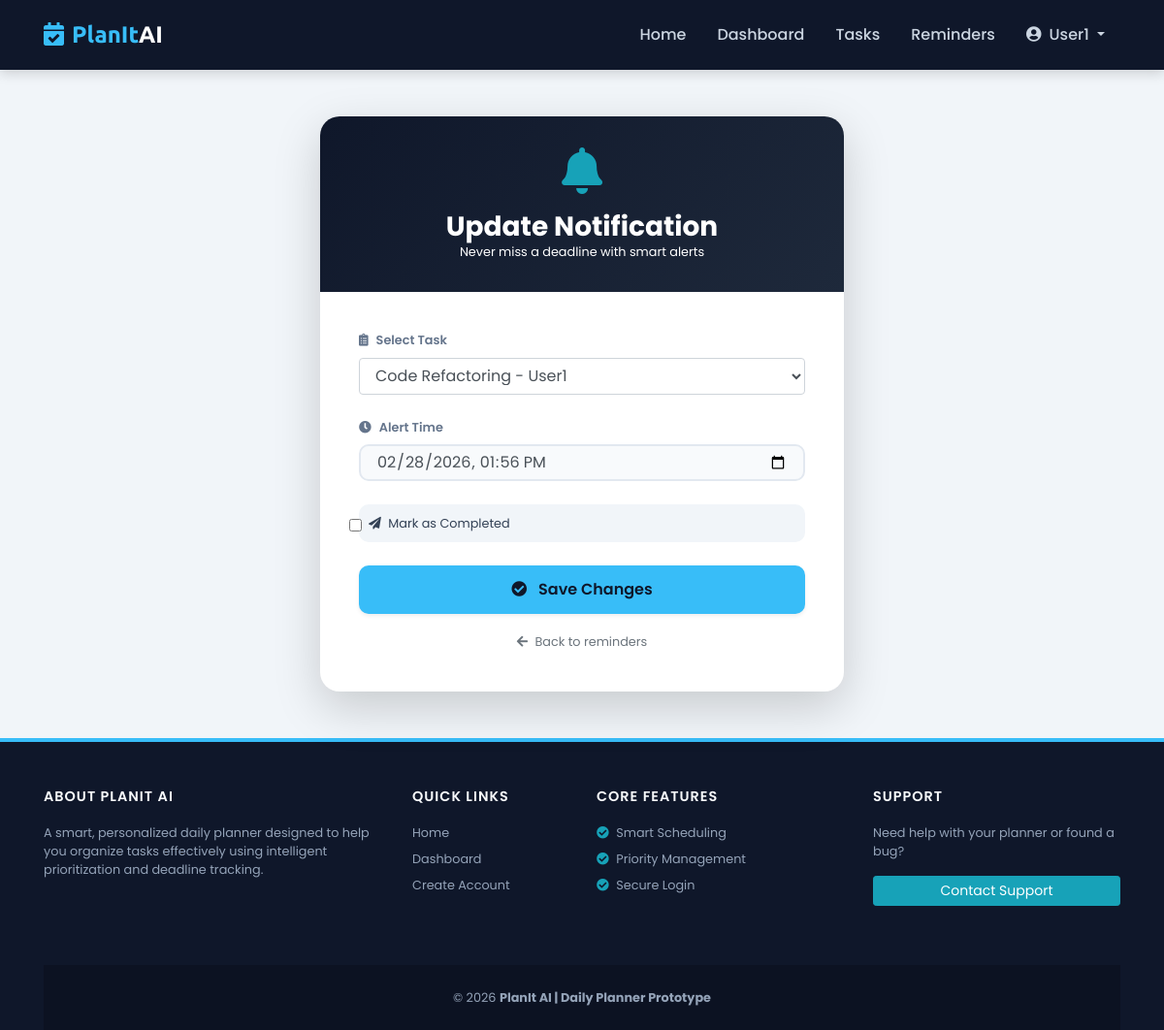
The page /reminders/1/edit/ (signed in) on the database its author committed.
### myapp/models.py (models this page shows, shortened)
class CustomerUser(models.Model):
    STATUS_CHOICES = (
        ('active', 'Active'),
        ('inactive', 'Inactive'),
        ('banned', 'Banned'),
    )
    user_id = models.AutoField(primary_key=True)
    username = models.CharField(max_length=150, unique=True)
    email = models.EmailField(unique=True)
    password = models.CharField(max_length=255)
    full_name = models.CharField(max_length=150, blank=True, null=True)
    profile_image = models.ImageField(upload_to='profiles/', blank=True, null=True)
    bio = models.TextField(blank=True, null=True)
    phone = models.CharField(max_length=20, blank=True, null=True)
    gender = models.CharField(
        max_length=10,
        choices=[('Male', 'Male'), ('Female', 'Female'), ('Other', 'Other')],
        blank=True,
        null=True
    )
    dob = models.DateField(blank=True, null=True)
    country = models.CharField(max_length=100, blank=True, null=True)
    work_start_time = models.TimeField(default="09:00")
    work_end_time = models.TimeField(default="17:00")
    preferred_focus_duration = models.IntegerField(default=60)
    preferred_reminder_minutes_before = models.IntegerField(default=15)
    status = models.CharField(max_length=10, choices=STATUS_CHOICES, default='active')
    last_login = models.DateTimeField(auto_now=True)
    created_at = models.DateTimeField(auto_now_add=True)
    updated_at = models.DateTimeField(auto_now=True)

class Task(models.Model):
    PRIORITY_CHOICES = (
        (1, 'High'),
        (2, 'Medium'),
        (3, 'Low'),
    )
    STATUS_CHOICES = (
        ('pending', 'Pending'),
        ('completed', 'Completed'),
        ('overdue', 'Overdue'),
    )
    RECURRENCE_CHOICES = (
        ('none', 'None'),
        ('daily', 'Daily'),
        ('weekly', 'Weekly'),
        ('monthly', 'Monthly'),
    )
    task_id = models.AutoField(primary_key=True)
    user = models.ForeignKey(CustomerUser, on_delete=models.CASCADE, related_name='tasks')
    category = models.ForeignKey(Category, on_delete=models.SET_NULL, null=True, blank=True)
    title = models.CharField(max_length=255)
    description = models.TextField(blank=True, null=True)
    priority = models.IntegerField(choices=PRIORITY_CHOICES, default=2)
    due_date = models.DateTimeField()
    duration_minutes = models.IntegerField(default=60)
    status = models.CharField(max_length=20, choices=STATUS_CHOICES, default='pending')
    completed_at = models.DateTimeField(blank=True, null=True)
    recurrence_pattern = models.CharField(
        max_length=20,
        choices=RECURRENCE_CHOICES,
        default='none'
    )
    bookmarked = models.BooleanField(default=False)
    is_deleted = models.BooleanField(default=False)
    created_at = models.DateTimeField(auto_now_add=True)
    updated_at = models.DateTimeField(auto_now=True)
    class Meta:
        ordering = ['priority', 'due_date']
        indexes = [
            models.Index(fields=['user', 'priority']),
            models.Index(fields=['due_date']),
            models.Index(fields=['status']),
        ]
    def __str__(self):
        return f"{self.title} - {self.user.username}"

class Reminder(models.Model):
    reminder_id = models.AutoField(primary_key=True)
    task = models.ForeignKey(Task, on_delete=models.CASCADE, related_name='reminders')
    reminder_time = models.DateTimeField()
    is_completed = models.BooleanField(default=False)

### myapp/views.py (the view)
# urls.py: path('reminders/<int:reminder_id>/edit/', views.edit_reminder, name='edit_reminder'),
def edit_reminder(request, reminder_id):
    user = get_logged_in_user(request)
    if not user:
        return redirect('login')
    reminder = get_object_or_404(Reminder, pk=reminder_id)
    if reminder.task.user != user:
        messages.error(request, "You cannot edit this reminder.")
        return redirect('reminder_list')
    if request.method == 'POST':
        form = ReminderForm(request.POST, instance=reminder)
        if form.is_valid():
            form.save()
            ActivityLog.objects.create(
                user=user,
                action='update_task',  # ← change to 'reminder_update' if added
                description=f'Reminder updated for task "{reminder.task.title}"'
            )
            messages.success(request, "Reminder updated successfully.")
            return redirect('reminder_list')
    else:
        form = ReminderForm(instance=reminder)
        form.fields['task'].queryset = Task.objects.filter(user=user, is_deleted=False)
    return render(request, 'reminder_form.html', {'form': form})

### myapp/forms.py
class ReminderForm(forms.ModelForm):
    class Meta:
        model = Reminder
        fields = ['task', 'reminder_time', 'is_completed']
        widgets = {
            'task': forms.Select(attrs={'class': 'form-control'}),
            'reminder_time': forms.DateTimeInput(attrs={
                'class': 'form-control',
                'type': 'datetime-local'
            }),
            'is_completed': forms.CheckboxInput(attrs={'class': 'form-check-input'}),
        }

### myapp/views.py (called while the page is built)
def get_logged_in_user(request):
    user_id = request.session.get('user_id')
    if not user_id:
        return None
    return CustomerUser.objects.filter(user_id=user_id).first()

### templates/reminder_form.html (shortened to what this page needs)
{% extends "base.html" %}
{% block content %}
<div class="container my-5">
    <div class="row justify-content-center">
        <div class="col-lg-6 col-md-8">
            <div class="card reminder-card shadow-lg">
                <div class="form-header">
                    <div class="mb-3">
                        <i class="fas fa-bell fa-3x text-info"></i>
                    </div>
                    <h3 class="font-weight-bold mb-0">
                        {% if form.instance.pk %}Update Notification{% else %}Set a Reminder{% endif %}
                    </h3>
                    <p class="small opacity-75 mb-0">Never miss a deadline with smart alerts</p>
                </div>
                <div class="form-container">
                    <form method="post">
                        <div class="input-wrapper">
                            <label class="small"><i class="fas fa-clipboard-list mr-2"></i>Select Task</label>
                            {{ form.task }}
                        </div>
                        <div class="input-wrapper">
                            <label class="small"><i class="fas fa-clock mr-2"></i>Alert Time</label>
                            {{ form.reminder_time }}
                        </div>
                        <div class="mb-4">
                            <label class="custom-checkbox small mb-0">
                                {{ form.is_completed }}
                                <span><i class="fas fa-paper-plane mr-1"></i> Mark as Completed</span>
                            </label>
                        </div>
                        <button type="submit" class="btn btn-submit btn-block shadow-sm">
                            <i class="fas fa-check-circle mr-2"></i>
                            {% if form.instance.pk %}Save Changes{% else %}Enable Reminder{% endif %}
                        </button>
                        <div class="text-center mt-3">
                            <a href="{% url 'reminder_list' %}" class="text-muted small text-decoration-none">
                                <i class="fas fa-arrow-left mr-1"></i> Back to reminders
                            </a>
                        </div>
                    </form>
                </div>
            </div>
        </div>
    </div>
</div>
{% endblock %}

### templates/base.html (shortened to what this page needs)
<!DOCTYPE html>
<html lang="en">
<head>
    <link rel="stylesheet" href="https://stackpath.bootstrapcdn.com/bootstrap/4.5.2/css/bootstrap.min.css">
    <link rel="stylesheet" href="https://cdnjs.cloudflare.com/ajax/libs/font-awesome/5.15.4/css/all.min.css">
</head>
<body>
    <nav class="navbar navbar-expand-lg navbar-dark sticky-top">
        <div class="container">
            <a class="navbar-brand" href="{% url 'index' %}">
                <i class="fas fa-calendar-check mr-2"></i>PlanIt<span class="text-white">AI</span>
            </a>
            <div class="collapse navbar-collapse" id="mainNav">
                <ul class="navbar-nav ml-auto">
                    <li class="nav-item">
                        <a class="nav-link" href="{% url 'index' %}">Home</a>
                    </li>
                    {% if request.session.user_id %}
                        <li class="nav-item">
                            <a class="nav-link" href="{% url 'dashboard' %}">Dashboard</a>
                        </li>
                        <li class="nav-item">
                            <a class="nav-link" href="{% url 'task_list' %}">Tasks</a>
                        </li>
                        <li class="nav-item">
                            <a class="nav-link" href="{% url 'reminder_list' %}">Reminders</a>
                        </li>
                        <li class="nav-item dropdown">
                            <a class="nav-link dropdown-toggle text-info" href="#" id="userDropdown" role="button" data-toggle="dropdown">
                                <i class="fas fa-user-circle mr-1"></i> {{ request.session.username }}
                            </a>
                        </li>
                    {% endif %}
                </ul>
            </div>
        </div>
    </nav>
        {% block content %}{% endblock %}
    <footer>
        <div class="container">
            <div class="row">
                <div class="col-lg-4 mb-4">
                    <h5 class="footer-heading">About PlanIt AI</h5>
                    <p class="small">A smart, personalized daily planner designed to help you organize tasks effectively using intelligent prioritization and deadline tracking.</p>
                </div>
                <div class="col-lg-2 col-md-4 mb-4">
                    <h5 class="footer-heading">Quick Links</h5>
                    <ul class="list-unstyled small">
                        <li class="mb-2"><a href="{% url 'index' %}">Home</a></li>
                        <li class="mb-2"><a href="{% url 'dashboard' %}">Dashboard</a></li>
                        <li class="mb-2"><a href="{% url 'register' %}">Create Account</a></li>
                    </ul>
                </div>
                <div class="col-lg-3 col-md-4 mb-4">
                    <h5 class="footer-heading">Core Features</h5>
                    <ul class="list-unstyled small">
                        <li class="mb-2"><i class="fas fa-check-circle text-info mr-1"></i> Smart Scheduling</li>
                        <li class="mb-2"><i class="fas fa-check-circle text-info mr-1"></i> Priority Management</li>
                        <li class="mb-2"><i class="fas fa-check-circle text-info mr-1"></i> Secure Login</li>
                    </ul>
                </div>
                <div class="col-lg-3 col-md-4">
                    <h5 class="footer-heading">Support</h5>
                    <p class="small">Need help with your planner or found a bug?</p>
                    <a href="mailto:support@planit-ai.com" class="btn btn-info btn-sm btn-block">Contact Support</a>
                </div>
            </div>
            <div class="footer-bottom text-center">
                <p class="mb-0 small">&copy; {% now "Y" %} <strong>PlanIt AI | Daily Planner Prototype</strong></p>
            </div>
        </div>
    </footer>
</body>
</html>

### templates/base.html (style rules this page uses)
:root { --primary-color: #0f172a; --accent-color: #38bdf8; --high-priority: #ef4444; --low-priority: #22c55e; --light-bg: #f1f5f9; }
body { font-family: 'Poppins', sans-serif; background-color: var(--light-bg); color: #334155; display: flex; flex-direction: column; min-height: 100vh; }
.navbar { background: var(--primary-color) !important; padding: 0.8rem 1rem; box-shadow: 0 4px 12px rgba(0,0,0,0.15); }
.navbar-brand { font-family: 'Ubuntu', sans-serif; font-weight: 700; font-size: 1.5rem; color: var(--accent-color) !important; }
.nav-link { font-weight: 500; color: #cbd5e1 !important; margin: 0 8px; transition: all 0.3s ease; }
footer { background: var(--primary-color); color: #94a3b8; padding-top: 3rem; border-top: 4px solid var(--accent-color); margin-top: auto; }
.footer-heading { color: #f8fafc; font-weight: 600; margin-bottom: 1.2rem; text-transform: uppercase; font-size: 0.9rem; letter-spacing: 1px; }
footer a { color: #94a3b8; transition: 0.3s; }
.footer-bottom { background: rgba(0,0,0,0.2); padding: 1.5rem 0; margin-top: 2rem; }

### templates/reminder_form.html (style rules this page uses)
.reminder-card { border-radius: 20px; background: #ffffff; border: none; overflow: hidden; }
.form-header { background: linear-gradient(135deg, var(--primary-color) 0%, #1e293b 100%); padding: 2rem; color: white; text-align: center; }
.form-container { padding: 2.5rem; }
.input-wrapper { position: relative; margin-bottom: 1.5rem; }
.input-wrapper label { color: #64748b; font-weight: 600; margin-bottom: 0.5rem; display: block; }
input[type="text"], input[type="datetime-local"], select { width: 100%; padding: 0.75rem 1rem; border-radius: 10px; border: 2px solid #e2e8f0; transition: all 0.3s ease; background-color: #f8fafc; }
.btn-submit { background-color: var(--accent-color); color: var(--primary-color); font-weight: 600; border: none; padding: 0.8rem; border-radius: 10px; transition: 0.3s; }
.custom-checkbox { display: flex; align-items: center; gap: 10px; padding: 10px; background: #f1f5f9; border-radius: 10px; cursor: pointer; }

### rows shown on the page
CustomerUser: session.username "User1"
Task: task "Code Refactoring - User1"
Reminder: reminder_time "02/28/2026 13:56"
